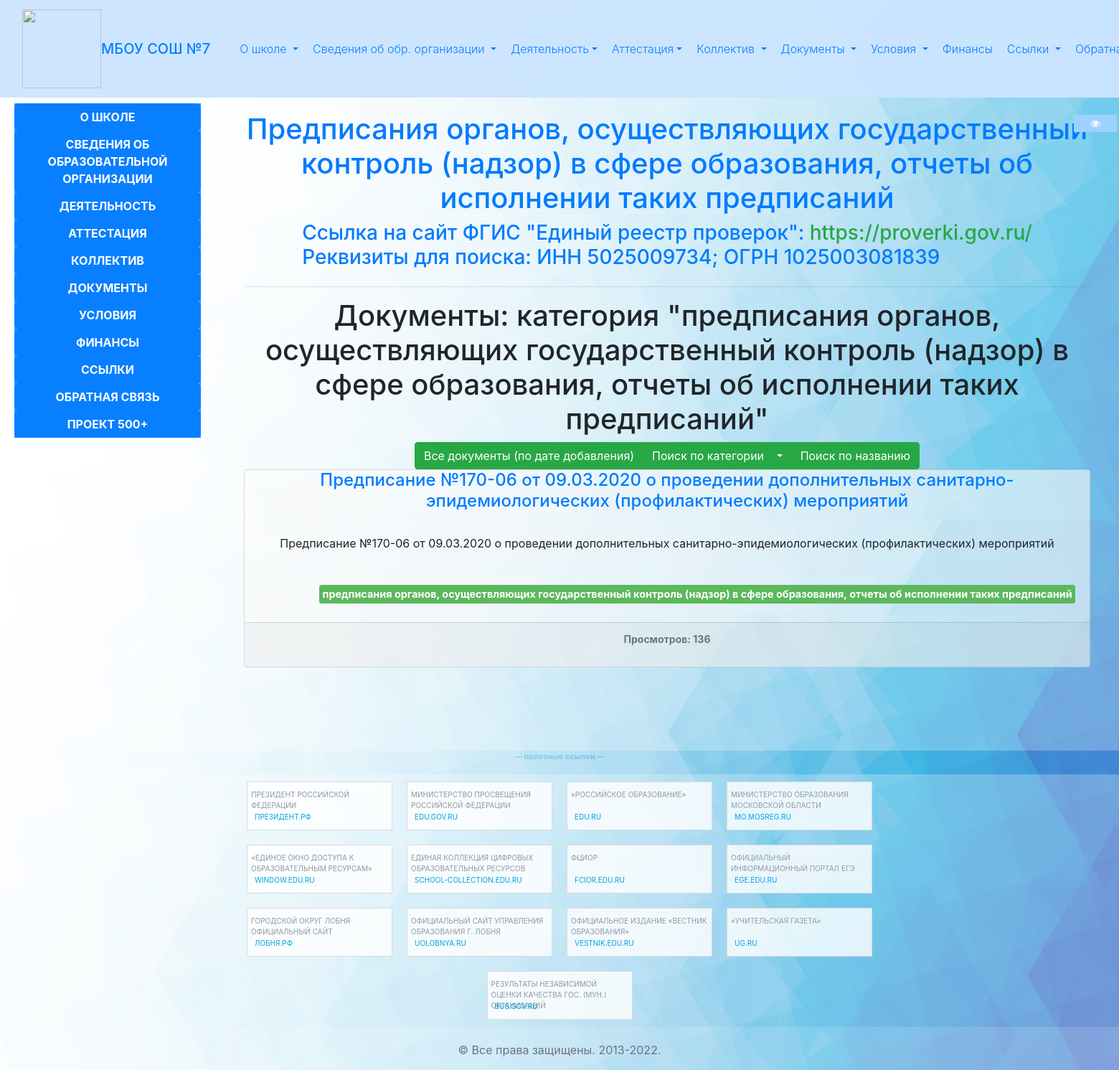
The app's page /control_results/ with its own data.
### mbou/models.py (models this page shows, shortened)
class DocumentCategory(models.Model):
    GREEN = 'success'
    DBLUE = 'primary'
    BLACK = 'default'
    RED = 'danger'
    LBLUE = 'info'
    COLORS = (('GR', GREEN), ('DB', DBLUE), ('B', BLACK), ('RE', RED), ('BL', LBLUE))
    name = models.CharField(max_length=60)
    name_id = models.CharField(max_length=120, default=u'')
    color = models.CharField(max_length=2, choices=COLORS, default=BLACK)
    objects = DocumentCategoryManager()
    def get_url(self):
        return reverse('docs_by_category', kwargs={'cat_name': self.name_id})

class Document(models.Model):
    title = models.TextField()
    title_id = models.TextField(default=u'')
    description = models.TextField(blank=True)
    doc = models.FileField(upload_to="docs")
    pub_date = models.DateTimeField(default=timezone.now)
    categories = models.ManyToManyField(DocumentCategory)
    views_count = models.IntegerField(default=0)
    objects = DocumentManager()
    def url(self):
        return reverse('document_show', kwargs={'title': self.title_id, })
    class Meta:
        ordering = ['-pub_date', '-views_count']

### mbou/views.py (the view)
# urls.py: url(r'^control_results/$', views.control_results, name="control_results"),
def control_results(request):
    try:
        cat_obj = DocumentCategory.objects.get_by_name(categories.check_acts)
        documents = Document.objects.by_category(cat_obj)
    except DocumentCategory.DoesNotExist:
        documents = Document.objects.newest()
    pagination = miscellaneous.paginate(documents, request, key='document')
    return render(request, 'control_results.html', {'title': u'Сведения об образовательной организации - предписания органов, осуществляющих государственный контроль (надзор) в сфере образования, отчеты об исполнении таких предписаний', 'news': News.objects.all,
                                                    'year': timezone.now, 'docs': pagination,
                                                    'categories': DocumentCategory.objects.order_by_doc_count().all,
                                                    "cats": DocumentCategory.objects.get_top_X, "cat_name": categories.check_acts, })

### mbou/miscellaneous.py (called while the page is built)
def paginate(objects, request, key='', opp=OBJS_PER_PAGE):
    from django.core.paginator import Paginator, EmptyPage, PageNotAnInteger
    key = key + '_page'
    PAGES_LEFT_RIGHT = 4
    page = request.GET.get(key)
    paginator = Paginator(objects, opp)
    try:
        result = paginator.page(page)
    except EmptyPage:
        result = paginator.page(1)
    except PageNotAnInteger:
        result = paginator.page(1)
    result.from_left = result.number - PAGES_LEFT_RIGHT
    result.from_right = result.number + PAGES_LEFT_RIGHT
    result.key = key
    return result

### mbou/models.py (called while the page is built)
    def get_url(self):
        return reverse('news', kwargs={'id': self.id, })

    def docs_count(self):
        return self.annotate(docs_count=Count('document'))

    def order_by_doc_count(self):
        return self.docs_count().order_by('-docs_count')

    def get_by_name(self, name):
        return self.get(name=name)

    def get_top_X(self, top_size=5):
        real_top = top_size
        return self.order_by_doc_count().all()[:real_top]

    def by_category(self, category):
        return self.filter(categories=category)

### templates/control_results.html
{% extends "docs_list.html" %}
{% block preceeding %}
<h1 class="text-primary text-center"> Предписания органов, осуществляющих государственный контроль (надзор) в сфере образования, отчеты об исполнении таких предписаний </h1>
<div class="text-primary d-flex justify-content-center">
    <h3>Ссылка на сайт ФГИС "Единый реестр проверок": <a href="https://proverki.gov.ru/" class="text-success">https://proverki.gov.ru/</a><br/>Реквизиты для поиска: ИНН 5025009734; ОГРН 1025003081839</h3>
</div>
{% endblock %}

### templates/docs_list.html (shortened to what this page needs)
{% extends 'news.html' %}
{% block content %}
  {% block preceeding %}
  {% endblock %}
  <hr/>
  <div class="page-header">
    <h1 class="text-center">Документы: {% if cat_name %} категория "{{ cat_name }}" {% elif query %} по запросу "{{ query }}" {% else %} по дате добавления {% endif %}</h1>
    <div class="btn-group-lg" align="center">
      <div class="btn-group" role="group">
          <a href="{% url 'docs_newest' %}" class="btn btn-success" role="button">Все документы (по дате добавления)</a>
          <div class="btn-group" role="group">
            <button class="btn btn-success dropdown-toggle" type="button" data-toggle="dropdown">
               Поиск по категории&nbsp;&nbsp;
            </button>
          </div>
          <a href="{% url 'docs_search' %}" class="btn btn-success" role="button">Поиск по названию</a>
      </div>
    </div>
  </div>
  {% if docs %}
    <div class="card-group">
    {% for doc in docs %}
      <div class="card document-{% if forloop.counter|divisibleby:2 %}white{% else %}grey{% endif %}">
        <div class="document-header">
          <h4 class="card-title text-center">
            <a href="{{ doc.url }}">{{ doc.title }}</a>
          </h4>
        </div>
        <div class="card-body">
          <p class="card-text text-center">{{ doc.description }}</p>
        </div>
        <div class="card-body">
          <div class="categories document-categories">
            {% for category in doc.categories.all %}
              <a href="{{ category.get_url }}" class="text-center categories-category categories-category-{{ category.get_color_display }}">{{ category.name }}</a>
            {% endfor %}
          </div>
        </div>
        <div class="card-footer">
          <p class="document-vote-count text-muted small text-center">
            {% if request.user.is_authenticated %}Опубликовано {{ doc.pub_date }} {% endif %}Просмотров: {{ doc.views_count }}
          </p>
        </div>
      </div>
      {% if not forloop.counter|divisibleby:2 and forloop.last %}
        </div>
      {% endif %}
    {% endfor %}
  {% else %}
    <h3 class="text-center">Пока не добавлено ни одного документа</h3>
  {% endif %}
{% endblock %}

### static/css/sticky-footer-navbar.css (style rules this page uses)
html { position: relative; min-height: 100%; }
body { margin-bottom: 60px; }

### static/css/dashboard.css (style rules this page uses)
.main .page-header { margin-top: 0; }

### static/css/adjustments.css (style rules this page uses)
.bg::before { content: ""; background: url(../../media/pics/background-main.jpg) no-repeat center center fixed; -webkit-background-size: cover; -moz-background-size: cover; -o-background-size: cover; background-size: cover; position: absolute; top: 0px; right: 0px; bottom: 0px; left: 0px; opacity: 0.75; }
#all { background-color: rgba(255, 255, 255, 0.25) !important; }
html { position: relative; min-height: 100%; }
body { background-color(255, 255, 255, 0.25) !important; }
.categories { line-height: 2.4em; }
.categories-category { display: inline; padding: .2em .6em .3em; font-size: 75%; font-weight: bold; font-size: .9em; line-height: 1; color: #FFFFFF; text-align: center; white-space: nowrap; vertical-align: baseline; border-radius: .25em; margin-left: 1.3em; padding: .3em .3em .3em; }
.categories-category-success { background-color: #5CB85C; }
.document-grey { background-color: rgba(250, 250, 250, 0.6); }
.document-vote-count { font-weight: bold; }
.document-categories { float: right; text-align: right; }

### static/css/special.css (style rules this page uses)
.spv #eyes, { display:none !important; }

### records on screen
DocumentCategory: name "предписания органов, осуществляющих государственный контроль (надзор) в сфере образования, отчеты об исполнении таких предписаний"
Document: title "Предписание №170-06 от 09.03.2020 о проведении дополнительных санитарно-эпидемиологических (профилактических) мероприятий", description "Предписание №170-06 от 09.03.2020 о проведении дополнительных санитарно-эпидемиологических (профилактических) мероприятий", views_count "136"

### other values on screen
{{ year|date:"Y" }} "2022"
